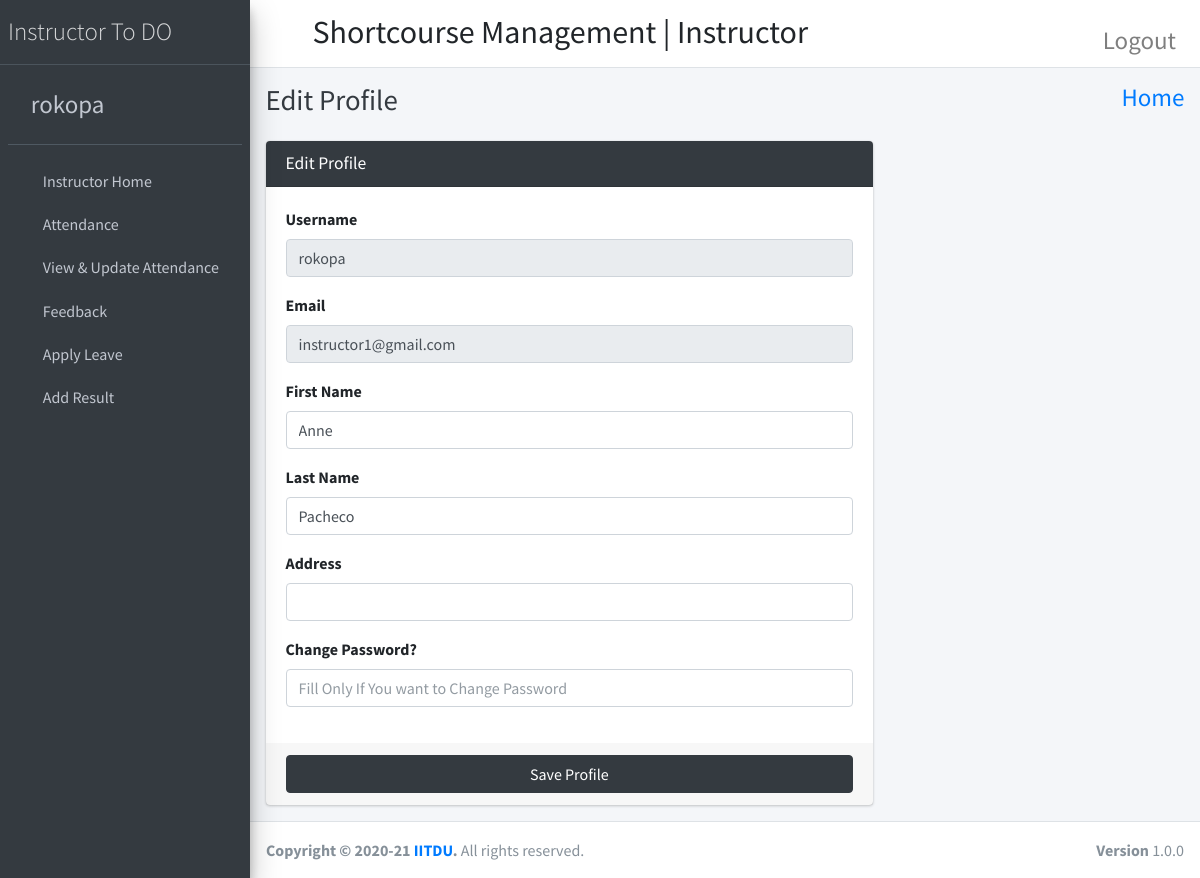
Page /instructor_profile/ (signed in) on the committed database.
### shortcourse_app/models.py (models this page shows)
class CustomUser(AbstractUser):
    user_type_data = ((1, 'Admin'), (2, 'Instructor'), (3, 'Students'))
    user_type = models.CharField(default=1, choices=user_type_data, max_length=20)

### shortcourse_app/instructor_view.py (the view)
# urls.py: path('instructor_profile/', instructor_view.instructor_profile, name='instructor_profile'),
def instructor_profile(request):
    user = CustomUser.objects.get(id=request.user.id)
    instructors = Instructors.objects.get(admin=user)
    context = {
        "user": user,
        "instructors": instructors,
    }
    return render(request, "instructor_template/instructor_profile.html", context)

### templates/instructor_template/instructor_profile.html (shortened to what this page needs)
{% extends 'instructor_template/instructor_home.html' %}
{% block page_title %}
Edit Profile
{% endblock page_title %}
{% block main_content %}
    <section class="content">
      <div class="container-fluid">
          <div class="row">
              <div class="col-md-8">
            <div class="card card-dark">
              <div class="card-header">
                <h3 class="card-title">Edit Profile</h3>
              </div>
              <form role="form" action="{% url 'instructor_profile_save' %}" method="post">
                <div class="card-body">
                  <div class="form-group">
                    <label>Username</label>
                    <input type="text" class="form-control" name="username" value="{{ user.username }}" disabled="disabled">
                  </div>
                  <div class="form-group">
                    <label>Email</label>
                    <input type="text" class="form-control" name="username" value="{{ user.email }}" disabled="disabled">
                  </div>
                   <div class="form-group">
                    <label>First Name</label>
                    <input type="text" class="form-control" name="first_name" value="{{ user.first_name }}">
                  </div>
                  <div class="form-group">
                    <label>Last Name</label>
                    <input type="text" class="form-control" name="last_name" value="{{ user.last_name }}">
                  </div>
                   <div class="form-group">
                    <label>Address</label>
                    <input type="text" class="form-control" name="address" value="{{ staff.address }}">
                  </div>
                   <div class="form-group">
                    <label>Change Password?</label>
                    <input type="text" class="form-control" name="password" placeholder="Fill Only If You want to Change Password">
                  </div>
                </div>
                <div class="card-footer">
                  <button type="submit" class="btn btn-dark btn-block">Save Profile</button>
                </div>
              </form>
            </div>
          </div>
          </div>
      </div>
    </section>
{% endblock main_content %}

### templates/instructor_template/sidebar_template.html (shortened to what this page needs)
{% load static %}
<aside class="main-sidebar sidebar-dark-primary elevation-4">
    <a href="" class="brand-link">
      <span class="brand-text font-weight-light" style="font-size: 25px">Instructor To DO</span>
    </a>
    <div class="sidebar">
      <div class="user-panel mt-3 pb-3 mb-3 d-flex">
        <div class="image">
        </div>
        <div class="info">
          <a href="{% url 'instructor_profile' %}" class="d-block" style="font-size: 25px">{{ user.username }}</a>
        </div>
      </div>
      <nav class="mt-2">
        <ul class="nav nav-pills nav-sidebar flex-column" data-widget="treeview" role="menu" data-accordion="false">
          <li class="nav-item">
              {% url 'instructor_home' as instructor_home %}
            <a href='{{ instructor_home }}' class="nav-link {% if request.path ==  instructor_home %}active{% endif %}">
              <i class='fas fa-list-ul' style='font-size:20px; color: red'>  </i>
              <p>
                Instructor Home
              </p>
            </a>
          </li>
            <li class="nav-item">
              {% url 'attendance' as attendance %}
                <a href='{{ attendance }}' class="nav-link {% if request.path ==  attendance %}active{% endif %}">
                <i class='fas fa-list-ul' style='font-size:20px; color: red'>  </i>
                <p>
                 Attendance
                </p>
                </a>
          </li>
            <li class="nav-item">
              {% url 'update_attendance' as update_attendance %}
                <a href='{{ update_attendance }}' class="nav-link {% if request.path ==  update_attendance %}active{% endif %}">
                <i class='fas fa-list-ul' style='font-size:20px; color: red'>  </i>
                <p> View & Update Attendance </p>
                </a>
            </li>
            <li class="nav-item">
              {% url 'instructor_feedback' as instructor_feedback %}
                <a href='{{ instructor_feedback }}' class="nav-link {% if request.path ==  instructor_feedback %}active{% endif %}">
                <i class='fas fa-list-ul' style='font-size:20px; color: red'>  </i>
                <p> Feedback </p>
                </a>
            </li>
            <li class="nav-item">
              {% url 'instructor_apply_leave' as instructor_apply_leave %}
                <a href='{{ instructor_apply_leave }}' class="nav-link {% if request.path ==  instructor_apply_leave %}active{% endif %}">
                <i class='fas fa-list-ul' style='font-size:20px; color: red'>  </i>
                <p> Apply Leave </p>
                </a>
            </li>
            <li class="nav-item">
            {% url 'instructor_add_result' as instructor_add_result %}
            <a href="{{ instructor_add_result }}" class="nav-link {% if request.path == instructor_add_result %} active {% endif %}">
              <i class='fas fa-list-ul' style='font-size:20px; color: red'>  </i>
              <p>
                Add Result
              </p>
            </a>
          </li>
        </ul>
      </nav>
    </div>
  </aside>

### rows in the picture
CustomUser: username "rokopa", username "instructor1@gmail.com", first_name "Anne", last_name "Pacheco"
